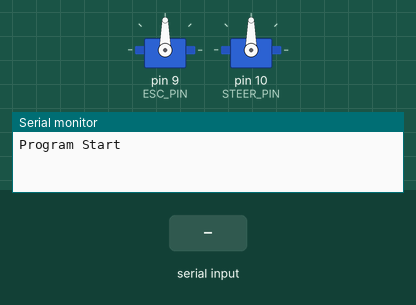
Bench run of a sketch on a simulated Arduino Uno, built with avr-gcc and run on an emulated ATmega328P. On the bench: 2 × servo, the last lines printed to the serial monitor. The inputs (shaded band) are chosen by the test bench.

Above: at 1.2 s.
1.3 s: "30:150\n" received over Serial
At 2.3 s:
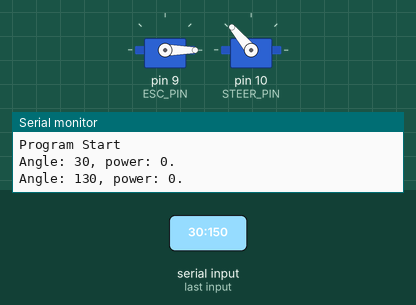
2.8 s: "90:45\n" received over Serial
At 4.0 s:
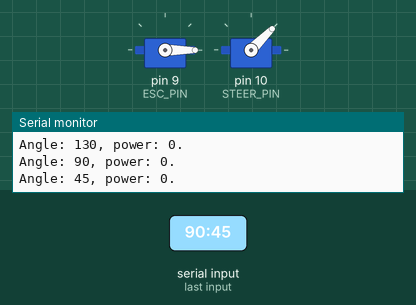
4.3 s: "," received over Serial
At 5.5 s:
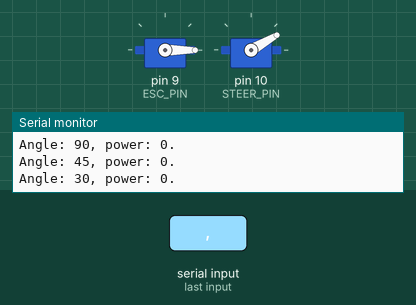
5.8 s: "90\n" received over Serial
At 6.2 s:
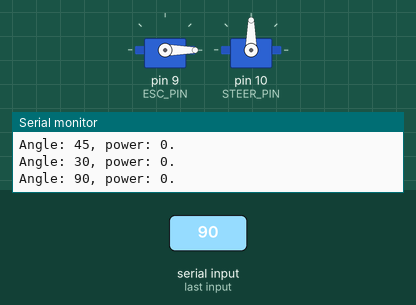
Timing chart, 0 to 8.3 s (numbered marks = the images above; inputs shaded):
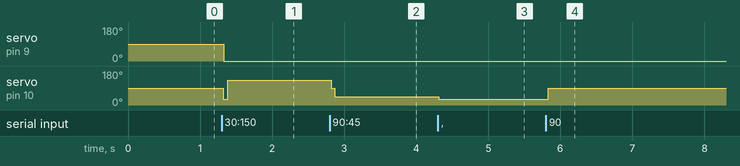

The sketch:

manager.ino
```cpp
// manager.ino
// Griffith Droid Racer 2019

#include "groid.h"

Groid myGroid;
int angle, power;
char command;

void setup()
{
  myGroid.prepareESC();
  myGroid.prepareSteering();
  myGroid.prepareSerial();
  Serial.print("Program Start\n");
}

void loop()
{
  String input = "";

  while(Serial.available() > 0)
  {
    command = (byte) Serial.read();
    if(command == ':')
    {
      break;
    }
    else
    {
      input += command;
    }
    delay(10);
  }

  if(input.length() > 0)
  {
    int commaIndex = input.indexOf(",");
    angle = input.substring(0, commaIndex).toInt();
    power = commaIndex > 0 ? (input.substring(commaIndex + 1).toInt()) : power;

    int normalisedAngle = myGroid.setSteeringAngle(angle);
    int normalisedPower = myGroid.setPower(power);

    Serial.print("Angle: ");
    Serial.print(normalisedAngle);
    Serial.print(", power: ");
    Serial.print(normalisedPower);
    Serial.println(".");
  }
}
```

groid.cpp
```cpp
// groid.c
// Griffith Droid Racer 2019

#include <Arduino.h>
#include "groid.h"

void Groid::prepareESC()
{
  // Prepare the connection to the ESC.

  this->esc.attach(this->ESC_PIN);
  delay(10);
}

void Groid::prepareSteering()
{
  // Prepare the connection to the steering mechanism.

  this->steer.attach(this->STEER_PIN);
  delay(10);
}

void Groid::prepareSerial()
{
  // Prepare the serial communication to RasPi.

  Serial.begin(this->BAUD_RATE);
  delay(10);
}

int Groid::setSteeringAngle(int angle)
{
  // Set the angle of steering.

  if(angle < this->MIN_ANGLE)
  {
    angle = this->MIN_ANGLE;
  }
  else if(angle > this->MAX_ANGLE)
  {
    angle = this->MAX_ANGLE;
  }

  this->steer.write(angle);
  delay(10);

  return angle;
}

int Groid::setPower(int power)
{
  // Set the motor power.

  if(power != this->NO_POWER)
  {
    if(power <= this->MIN_POWER)
    {
      power = this->MIN_POWER;
    }
    else if(power > this->MAX_POWER)
    {
      power = this->MAX_POWER;
    }
  }

  this->esc.write(power);
  delay(10);

  return power;
}
```

groid.h
```cpp
// groid.h
// Griffith Droid Racer 2019

#ifndef __GROID_H_GUARD__
#define __GROID_H_GUARD__

#include <Servo.h>

class Groid {
    Servo esc, steer;
    int angle = 0, power = 0;
public:
    void prepareESC();
    void prepareSteering();
    void prepareSerial();

    int setSteeringAngle(int);
    int setPower(int);

    const static int BAUD_RATE = 9600;
    const static int ESC_PIN = 9;
    const static int STEER_PIN = 10;
    const static int MIN_ANGLE = 30;
    const static int MID_ANGLE = 75;
    const static int MAX_ANGLE = 130;
    const static int NO_POWER = 0;
    const static int MIN_POWER = 100;
    const static int MAX_POWER = 130;
};

#endif
```

Measured:
- after the input at 1.3 s, servo on pin 9 (ESC_PIN): 90° → 0° at once; servo on pin 10 (STEER_PIN): 90° → 30° at once, → 130° 0.06 s later
- after the input at 2.8 s, servo on pin 10 (STEER_PIN): 130° → 45° at once
- after the input at 4.3 s, servo on pin 10 (STEER_PIN): 45° → 30° at once
- after the input at 5.8 s, servo on pin 10 (STEER_PIN): 30° → 90° at once
